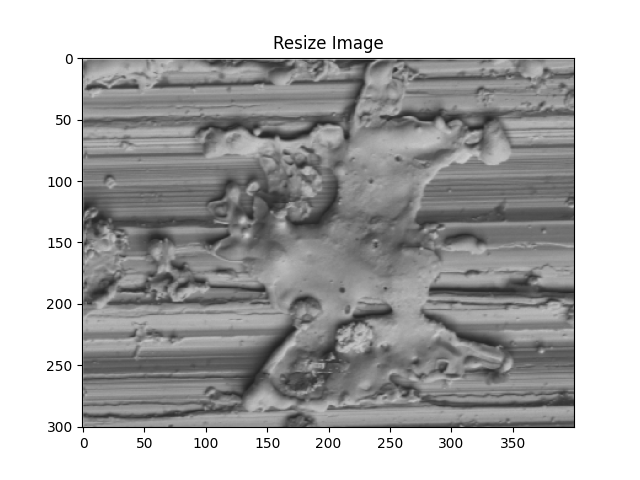
#> input picture images/Resize Image.png, 640 x 480 px
$ python splat4.py --image 'images/Resize Image.png'   (older library calls are emulated)
#> lines starting #> are read from the running program, lines starting #| are printed output that depends on the picture; after the words box and inside, x2 and y2 are one past the last pixel; in counts of white or black regions, pixels touching at a corner belong together; long printed decimals are rounded
# Author: Juan Zapata (Universidad Politécnica de Cartagena)

# Use python splat4 -i images/image.xxx -c x
# Default use python splat4 with M3C102.bmp locates in ./images


# import the necessary packages
import argparse
import cv2
from PIL import Image, ImageEnhance
import numpy as np
import matplotlib.pyplot as plt

# construct the argument parser and parse the arguments
ap = argparse.ArgumentParser()
ap.add_argument("-i", "--image", default="images/M3C102.bmp",
	help="path to input image")
ap.add_argument("-c", "--connectivity", type=int, default=8,
	help="connectivity for connected component analysis")
args = vars(ap.parse_args())

# START:

# Reading
img = cv2.imread(args["image"])
#> img is the input picture: shape (480, 640, 3); min 0, max 255, mean 177.3
rows,cols,ch = img.shape
#> rows = 480; cols = 640; ch = 3
plt.title('Original Image')
plt.imshow(img)
plt.show()

# Resizing
img_res = cv2.resize(
	img,
	(int(cols*0.4), int(rows*0.4)),
	interpolation = cv2.INTER_NEAREST
)
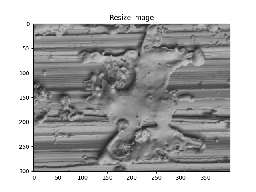
#> img_res: shape (192, 256, 3); min 0, max 255, mean 177.1
plt.title('Resize Image')
plt.imshow(img_res)
plt.savefig('images/Resize Image.png')
plt.show()

# Adjust Contrast 1%
# Image brightness enhancer
# Notice the COLOR_BGR2RGB which means that the color is
# converted from BGR to RGB
img_con = cv2.cvtColor(img_res, cv2.COLOR_BGR2RGB)
img_pil = Image.fromarray(img_con)
#img_pil.show()

enhancer = ImageEnhance.Contrast(img_pil)

factor = 1.1 #gives original image
img_pil_enh = enhancer.enhance(factor)
img_enh = np.asarray(img_pil_enh)

plt.title('Enhanced Image')
plt.imshow(img_enh)
plt.savefig('images/Enhanced Image.png')
plt.show()

# # or
# img_enh2 = (((img_res - img_res.min()) / (img_res.max() - img_res.min())) **
#            1) * (0.95 - 0.05) + 0.05
#
# plt.title('Enhaced Image 2')
# plt.imshow(img_enh2)
# plt.show()

# Thresholding
#
img_gray = cv2.cvtColor(img_enh, cv2.COLOR_RGB2GRAY)
plt.title('Gray Image')
plt.imshow(img_gray, cmap = 'gray')
plt.savefig('images/Gray Image.png')
plt.show()

img_blur = cv2.medianBlur(img_gray, 5)
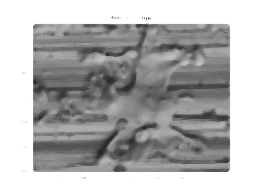
#> img_blur: shape (192, 256); min 38, max 255, mean 177.3

plt.title('Blur Image')
plt.imshow(img_blur, cmap = 'gray')
plt.savefig('images/Blur Image.png')
plt.show()


# img_thr = cv2.adaptiveThreshold(
# 	img_blur, 255, cv2.ADAPTIVE_THRESH_MEAN_C, cv2.THRESH_BINARY, 11, 2)
# img_thr = cv2.adaptiveThreshold(
#	img_blur, 255, cv2.ADAPTIVE_THRESH_GAUSSIAN_C,cv2.THRESH_BINARY_INV
#	|cv2.THRESH_BINARY, 11, 2)
img_thr = cv2.threshold(img_blur, 0, 255,
	cv2.THRESH_BINARY_INV | cv2.THRESH_OTSU)[1]
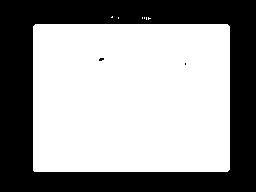
#> img_thr: shape (192, 256); 59.3% white; 3 black regions (2 under 20 px), largest, box (x1, y1, x2, y2) and area: (0, 0, 256, 192) 19989

plt.title('Thresholding Image')
plt.imshow(img_thr, cmap = 'gray')
plt.savefig('images/Thesholding Image.png')
plt.show()

# Connected Components
# Applying cv2.connectedComponents()
output = cv2.connectedComponentsWithStats(img_thr)

# apply connected component analysis to the thresholded image
output = cv2.connectedComponentsWithStats(
	img_thr, args["connectivity"], cv2.CV_32S)
(numLabels, labels, stats, centroids) = output
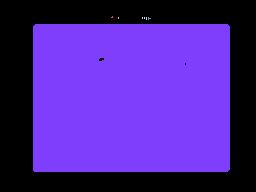
#> labels: shape (192, 256) int32; 8 distinct labels, from 0 to 7; one colour per label, 0 black
#> numLabels = 8; stats = [[0, 0, 256, 192, 20003], [111, 16, 2, 2, 3], [118, 17, 1, 2, 2], [142, 17, 1, 2, 2], [144, 17, 1, 2, 2], [146, 17, 1, 3, 3], [148, 17, 3, 3, 5], [33, 24, 197, 148, 29132]]; centroids = [[122.4, 92.62], [111.7, 16.67], [118, 17.5], [142, 17.5], [144, 17.5], [146, 18], [148.6, 18], [131, 97.52]]

# The cv2.connectedComponentsWithStats then returns a 4-tuple of:
#
# 1. numLabels: The total number of unique labels (i.e., number of total
# components) that were detected

# 2. labels: A mask named labels has the same spatial dimensions as our input
# thresh image. For each location in labels, we have an integer ID value that
# corresponds to the connected component where the pixel belongs. You’ll
# learn how to filter the labels matrix later in this section.

# 3. stats: Statistics on each connected component, including the bounding
# box coordinates and area (in pixels).

# 4. centroids (i.e., center): (x, y)-coordinates of each connected
# component.

# We only want the label (object) with max area (no background or label 0)
splatArea = stats[1:numLabels, cv2.CC_STAT_AREA].max()
#> splatArea = 29132
splatLabel = np.argmax(stats[0:numLabels, 4] == splatArea)
#> splatLabel = 7

img_thr_splat = (labels == splatLabel).astype("uint8") * 255
#> img_thr_splat: shape (192, 256); 59.3% white; 3 black regions (2 under 20 px), largest, box (x1, y1, x2, y2) and area: (0, 0, 256, 192) 20006
plt.title('Splat Thresholding Image')
plt.imshow(img_thr_splat, cmap = 'gray')
plt.savefig('images/Splat Thresholding Image.png')
plt.show()

# [17 lines of commented-out code are left out]

kernel = cv2.getStructuringElement(cv2.MORPH_ELLIPSE, (10, 10))
imgClosing = cv2.morphologyEx(img_thr_splat, cv2.MORPH_CLOSE, kernel,
                              iterations = 2)
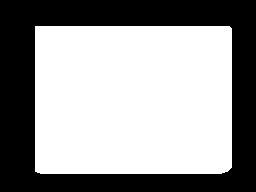
#> imgClosing: shape (192, 256); 59.2% white; 1 black region
plt.title('Splat Filling Image')
plt.imshow(imgClosing, cmap = 'gray')
plt.savefig('images/Splat Filling Image.png')
plt.show()


# Contours can be explained simply as a curve joining all the continuous points (along the boundary), having same color or intensity. The contours are a useful tool for shape analysis and object detection and recognition.

        # For better accuracy, use binary images. So before finding contours, apply threshold or canny edge detection.
        # findContours function modifies the source image. So if you want source image even after finding contours, already store it to some other variables.
        # In OpenCV, finding contours is like finding white object from black background. So remember, object to be found should be white and background should be black.

contours, hierarchy = cv2.findContours(imgClosing,
                                       cv2.RETR_TREE,
                                       cv2.CHAIN_APPROX_SIMPLE)
#> contours = 1 contour; box (x1, y1, x2, y2) and area: (35, 26, 232, 174) 28780

# RETR_LIST It simply retrieves all the contours, but doesn’t create any
# parent-child relationship. Parents and kids are equal under this rule,
# and they are just contours. ie they all belongs to same hierarchy level.

# RETR_EXTERNAL If you use this flag, it returns only extreme outer flags.
# All child contours are left behind. We can say, under this law, Only the
# eldest in every family is taken care of. It doesn’t care about other
# members of the family :).

# RETR_CCOMP This flag retrieves all the contours and arranges them to a
# 2-level hierarchy. ie external contours of the object (ie its boundary) are
# placed in hierarchy-1. And the contours of holes inside object (if any) is
# placed in hierarchy-2. If any object inside it, its contour is placed again
# in hierarchy-1 only. And its hole in hierarchy-2 and so on.

# RETR_TREE And this is the final guy, Mr.Perfect. It retrieves all the
# contours and creates a full family hierarchy list. It even tells, who is
# the grandpa, father, son, grandson and even beyond... :).


green = (0,255,0)
red = (255,0,0)
M = []    # List Moments
A = []    # List Areas
P = []    # List Perimeters
K = []    # List Convexity
AR = []   # List Aspect Ratio
E = []    # List Extent
S = []    # List Solidity
ED = []   # List Equivalent Diameter
O = []    # List Ellipse Orientation

for i in range(len(contours)):
	if i == 0:
		color = green
		cont = "External"
	else:
		color = red
		cont = "Internal"
	cnt = contours[i]
	Mo = cv2.moments(cnt)
	M.append(Mo)
	# print(len(contours))
	print("\n##################")
	print("{} Contour".format(cont))
	print("##################")

	##############
	#  FEATURES  #
	##############

	# Centroid
	cx = int(M[i]['m10']/M[i]['m00'])
	cy = int(M[i]['m01']/M[i]['m00'])

	# Area
	area = cv2.contourArea(cnt)
	A.append(area)
	print("Area {}: {}".format(cont, A[i]))

	# Perimeters
	perimeter = cv2.arcLength(cnt, True)
	P.append(perimeter)
	print("Perimeter {}: {}".format(cont, P[i]))

	# Convexity
	k = cv2.isContourConvex(cnt)
	K.append(k)
	print("Convexity {}: {}".format(cont, K[i]))

	# Equivalent Diameter
	equi_diameter = np.sqrt(4*area/np.pi)
	ED.append(equi_diameter)
	print("Equivalent Diameter {}: {}".format(cont, ED[i]))

	# Draw Contours
	cv2.drawContours(img_res, [cnt], 0, color, 2)

	# Draw Approx Polygone (if epsilon = 0 draw a perfect contour)
	epsilon = 0.009*cv2.arcLength(cnt, True)
	approx = cv2.approxPolyDP(cnt, epsilon, True)
	cv2.drawContours(img_res, [approx], 0, color, 2)

	# Draw Convex Hull calculate Solidity
	# In geometry, the convex hull or convex envelope or convex closure of a
	# shape is the smallest convex set that contains it.
	hull = cv2.convexHull(cnt)
	cv2.drawContours(img_res, [hull], 0, color, 2)
		# Solidity
	hull_area = cv2.contourArea(hull)
	solidity = float(area) / hull_area
	S.append(solidity)
	print("Solidity {}: {}".format(cont, S[i]))

	# Axis-aligned Bounding Rectangle calculate Aspect ratio
	# Bounding Box
	# In geometry,the minimum or smallest bounding or enclosing box for a point
	# set (S) in N dimensions is the box with the smallest measure (area,
	# volume,or hypervolume in higher dimensions) within which all the points
	# lie.
	x, y, w, h = cv2.boundingRect(cnt)
	cv2.rectangle(img_res, (x, y), (x+w, y+h), color, 2)
		# Aspect Ratio
	aspect_ratio = float(w) / h
	AR.append(aspect_ratio)
	print("Aspect Ratio {}: {}".format(cont, AR[i]))
		# Extent
	rect_area = w * h
	extent = float(area) / rect_area
	E.append(extent)
	print("Extent {}: {}".format(cont, E[i]))

	# Arbitrarily oriented Bounding Rectangle (minArea)
	rect = cv2.minAreaRect(cnt)
	box = cv2.boxPoints(rect)
	box = np.int0(box)
	cv2.drawContours(img_res, [box], 0, color, 2)

	# Minimum Enclosing Circle
	(x,y),radius = cv2.minEnclosingCircle(cnt)
	center = (int(x),int(y))
	radius = int(radius)
	cv2.circle(img_res, center, radius, color, 2)

	# Fitting an Ellipse
	ellipse = cv2.fitEllipse(cnt)
	cv2.ellipse(img_res, ellipse, color, 2)
	O.append(ellipse[2])
	print("Ellipse Orientation {}: {}".format(cont, ellipse[2]))

	# Fitting a Line
	rows,cols = img_res.shape[:2]
	[vx, vy, x, y] = cv2.fitLine(cnt, cv2.DIST_L2, 0, 0.01, 0.01)
	lefty = int((-x*vy/vx)+y)
	righty = int(((cols-x)*vy/vx)+y)
	cv2.line(img_res, (cols-1,righty), (0, lefty), color, 2)

	# Mask and Pixel Points
	mask = np.zeros(img_gray.shape,np.uint8)
	cv2.drawContours(mask,[cnt],0,255,-1)
	pixelpoints = np.transpose(np.nonzero(mask))
	#pixelpoints = cv2.findNonZero(mask)

	# Maximum Value, Minimum Value and their locations
	min_val, max_val, min_loc, max_loc = cv2.minMaxLoc(img_gray, mask = mask)

	# Mean Color or Mean Intensity
	mean_val = cv2.mean(img_res, mask = mask)

	# Extreme Points
	leftmost = tuple(cnt[cnt[:, :, 0].argmin()][0])
	rightmost = tuple(cnt[cnt[:, :, 0].argmax()][0])
	topmost = tuple(cnt[cnt[:, :, 1].argmin()][0])
	bottommost = tuple(cnt[cnt[:, :, 1].argmax()][0])
#> this loop made 1 pass
#> (color, cont, cx, cy, area, perimeter, k, equi_diameter) on pass 1: ((0, 255, 0), 'External', 132, 99, 28780, 680.1, False, 191.4)
#| ##################
#| External Contour
#| ##################
#| Area External: 28780.0
#| Perimeter External: 680.142
#| Convexity External: False
#| Equivalent Diameter External: 191.426
#| Solidity External: 0.9999
#| Aspect Ratio External: 1.331
#| Extent External: 0.9871
#> (further printed lines are left out)
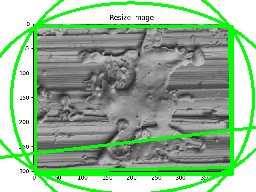
#> img_res: shape (192, 256, 3); 12.96% of pixels changed, all inside (x1, y1, x2, y2) = (0, 0, 256, 192)
#> after the loop, A = [28780]; AR = [1.33]; E = [0.987]; ED = [191.4]; K = [False]; M = 1 item; O = [89.67]; P = [680.1]; S = [1]

plt.title('Original Image with Features')
plt.imshow(img_res)
plt.savefig('images/Original Image with Features.png')
plt.show()
